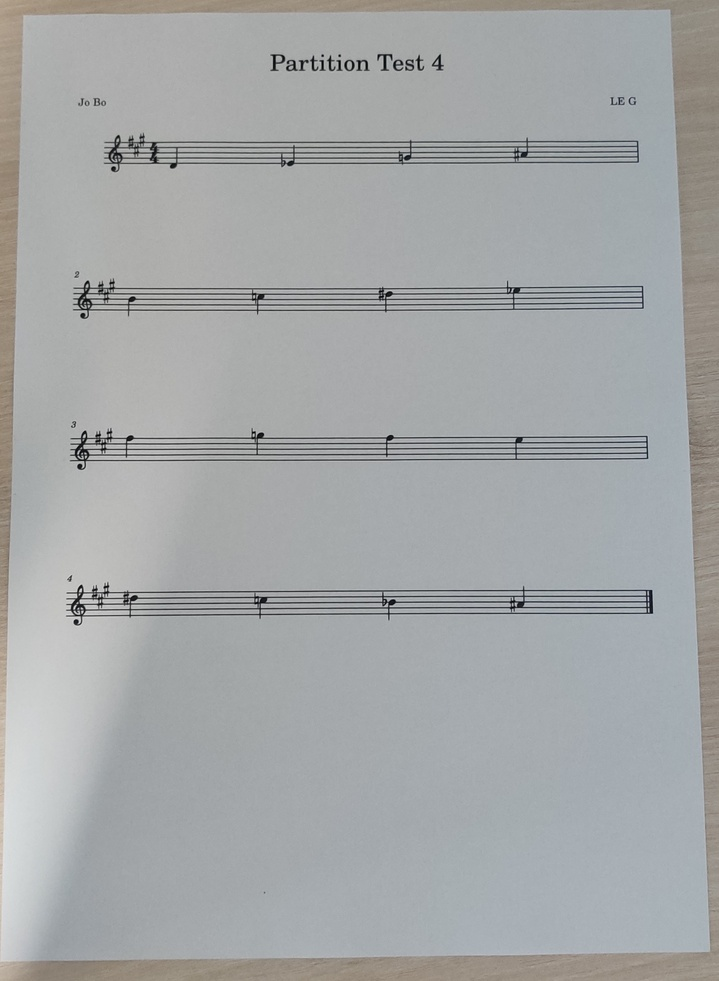
#> input picture Images/im4.jpg, 719 x 981 px, shrunk from 1619 x 2209 before the run, found by its file name
$ python diese.py
#> lines starting #> are read from the running program, lines starting #| are printed output that depends on the picture; after the words box and inside, x2 and y2 are one past the last pixel; in counts of white or black regions, pixels touching at a corner belong together
#!/usr/bin/env python3
# -*- coding: utf-8 -*-
"""
Created on Wed Jun  1 16:39:02 2022

@author: axel.nael
"""

"""
L'indication de mesure et la clé sont repérées comme notes
Hough n'est pas forcément le mieux pour les dièses et les bémols, les barres de mesures sont aussi détectées avec ca
"""

import cv2
import numpy as np
import matplotlib.pyplot as plt

img = cv2.imread('./Images/im4.jpg')
#> img is the input picture: shape (981, 719, 3); mean B, G, R 167.5, 166.8, 164.3
img = img[int(0.02*img.shape[0]):int(0.98*img.shape[0]) , int(0.02*img.shape[1]):int(0.98*img.shape[1])]
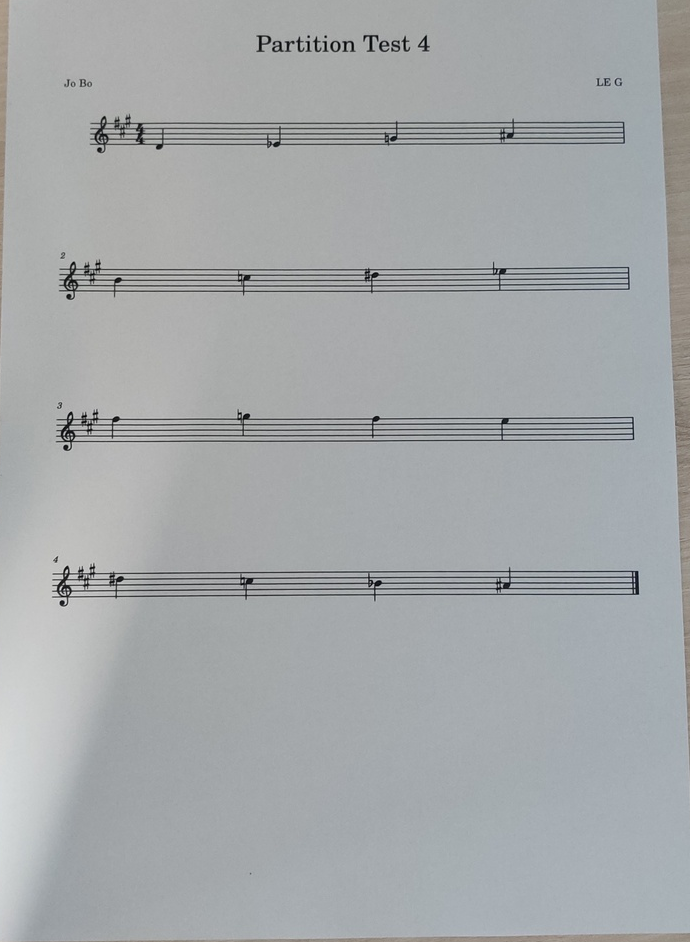
#> img: shape (942, 690, 3); mean B, G, R 170, 168.3, 164.9

if (len(img.shape) == 3):
    ny,nx,nc = img.shape
#> ny = 942; nx = 690; nc = 3
    I = cv2.cvtColor(img,cv2.COLOR_RGB2GRAY)

I = cv2.adaptiveThreshold(I, 255,cv2.ADAPTIVE_THRESH_MEAN_C, cv2.THRESH_BINARY, 31, 15)
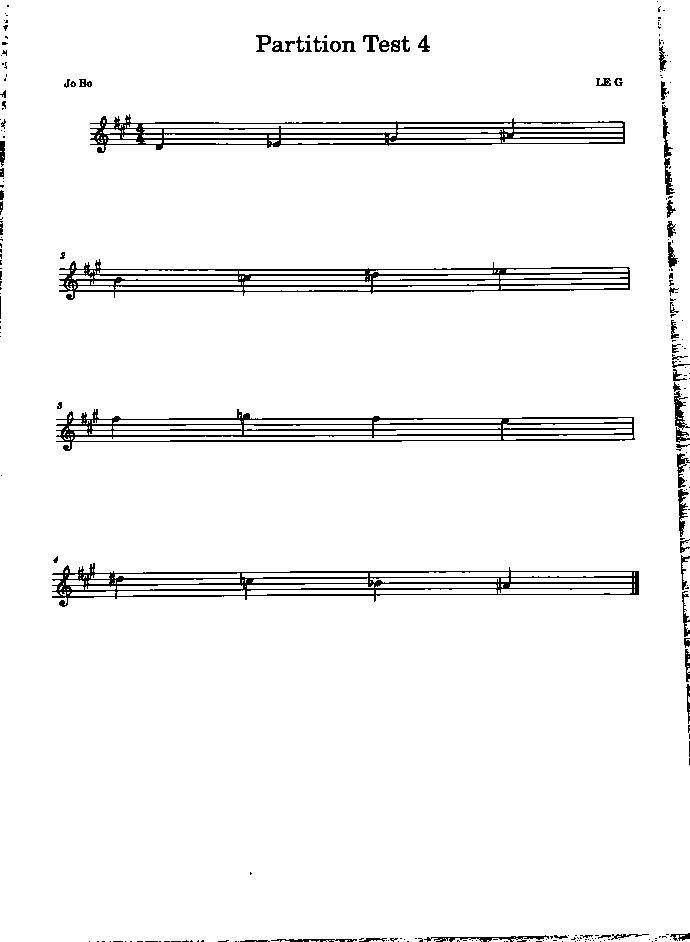
#> I: shape (942, 690); 95.9% white; black in thin lines or dots
I = 255 - I
#> I: shape (942, 690); 4.1% white in thin lines or dots

d = int(0.9*I.shape[0]/140)
#> d = 6
d2 = int(0.25*I.shape[0]/140)
#> d2 = 1
SE = cv2.getStructuringElement(cv2.MORPH_ELLIPSE, (d,d))
SE2 = cv2.getStructuringElement(cv2.MORPH_ELLIPSE, (d2,d2))
#> SE2 = [1]

d = int(I.shape[0]/140)

I_f = cv2.morphologyEx(I, cv2.MORPH_CLOSE, SE2, iterations = 1)

I_e = cv2.erode(I_f,SE)
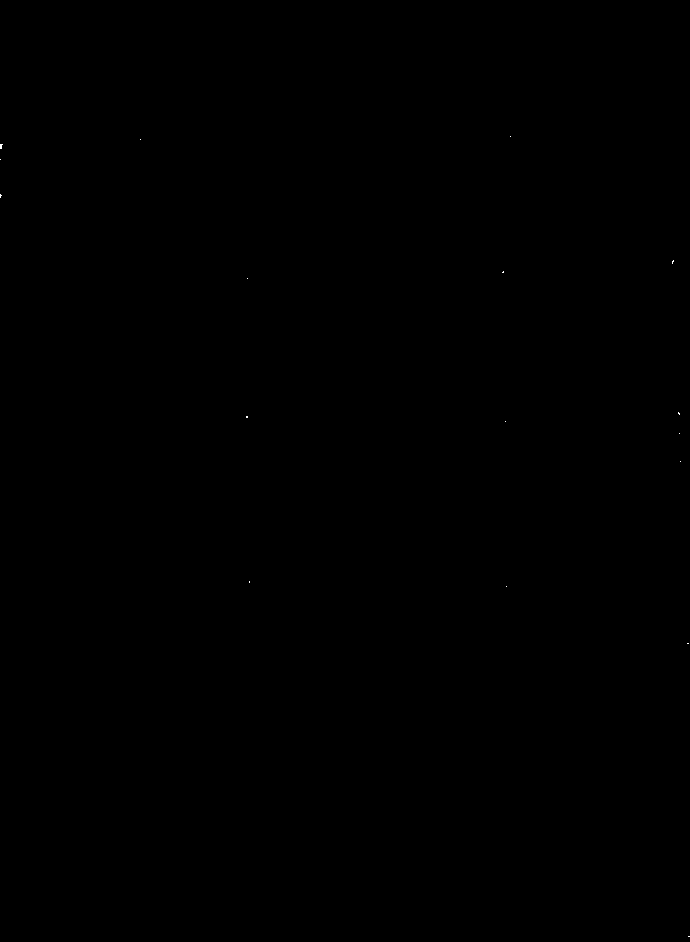
#> I_e: shape (942, 690); 0.01% white in thin lines or dots, all inside (x1, y1, x2, y2) = (0, 136, 690, 937)

notes = np.argwhere(I_e == 255) #Listes des coordonnées des "notes"
#> notes = 46 pairs, first value 136 to 936, second value 0 to 689
notes_traitees = [] #Liste des positions des notes

for n in notes:
    treated = False
    #On vérifie si la note a déjà été traitée
    for k in notes_traitees:
        if abs(k[0] - n[0]) < d and abs(k[1] - n[1]) < d:
            treated = True
            break

    V = [] #Voisinage de la note
    for k in notes:
        if abs(k[0] - n[0]) < d and abs(k[1] - n[1]) < d:
            V.append(k)
    #Calcul du barycentre du voisinage et ajout de ce dernier à la liste des notes traitées
    if not(treated):
        B = [int(sum([V[k][0] for k in range(len(V))])/len(V)) , int(sum([V[k][1] for k in range(len(V))])/len(V))]
        notes_traitees.append(B)
#> this loop made 46 passes
#> (n, B) on passes 3, 15, 20, 25, 29: ([144, 0], [145, 0]), ([194, 0], [195, 0]), ([260, 673], [261, 672]), ([271, 503], [271, 502]), ([412, 678], [413, 678])
#> B on passes 1, 2, 14, 28, 33, 37: [136, 510], [139, 140], [159, 0], [278, 247], [416, 246], [421, 505]
#> after the loop, notes_traitees = [[136, 510], [139, 140], [145, 0], [159, 0], [195, 0], [261, 672], [271, 502], [278, 247], [413, 678], [416, 246], [421, 505], [433, 679], [461, 680], [581, 249], [586, 506], [643, 687], [936, 688]]
res = cv2.cvtColor(I,cv2.COLOR_GRAY2RGB)
#> res: shape (942, 690, 3); 4.1% white in thin lines or dots
for n in notes_traitees:
    temp = I[n[0] - 2*d : n[0] + 2*d , n[1] - 2*d : n[1] - int(3*d/4)]
    temp = cv2.morphologyEx(temp,cv2.MORPH_TOPHAT,np.ones((1,d)))
    temp = cv2.morphologyEx(temp,cv2.MORPH_CLOSE,np.ones((3,3)))
    lines = cv2.HoughLines(temp,1,np.pi,15)

    s = 8*d
    if type(lines) != type(None):
        for l in lines[:8]:
            for rho,theta in l:
                a = np.cos(theta)
                b = np.sin(theta)
                x0 = a*rho + n[1] - 2*d
                y0 = b*rho + n[0] - 2*d
                x1 = int(x0 + s*(-b))
                y1 = int(y0 + s*(a))
                x2 = int(x0 - s*(-b))
                y2 = int(y0 - s*(a))
                print(n,x1,y1,x2,y2)
                cv2.line(res,(x1,y1),(x2,y2),(255,0,0),1)
#> this loop made 17 passes

plt.imshow(res,'gray')
